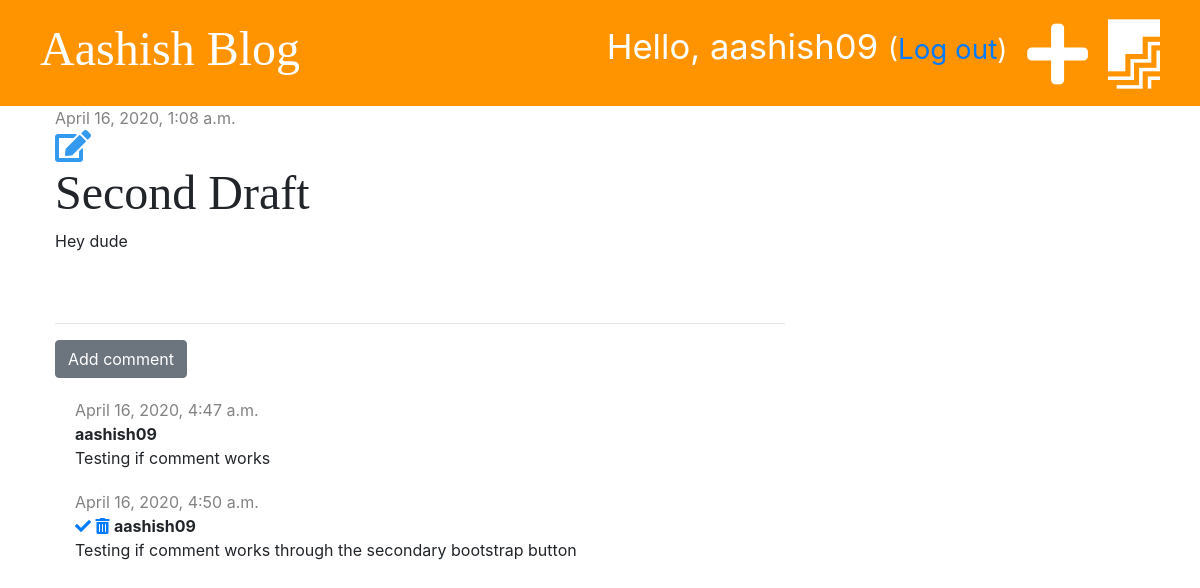
Page /post/7/ (signed in) on the committed database.
### blog/models.py (models this page shows, shortened)
class Post(models.Model):
    author = models.ForeignKey('auth.User', on_delete=models.CASCADE)
    title = models.CharField(max_length=200)
    text = models.TextField()
    created_date = models.DateTimeField(default=timezone.now)
    published_date = models.DateTimeField(blank=True, null=True)

class Comment(models.Model):
    post = models.ForeignKey('blog.Post', on_delete=models.CASCADE, related_name='comments')
    author = models.CharField(max_length=200)
    text = models.TextField()
    created_date = models.DateTimeField(default=timezone.now)
    approved = models.BooleanField(default=False)

### blog/views.py (the view)
# urls.py: path('post/<int:pk>/', views.post_detail, name='post_detail'),
def post_detail(request, pk):
    post = get_object_or_404(Post, pk=pk)
    stuff_for_frontend = {'post': post}
    return render(request, 'blog/post_detail.html', stuff_for_frontend)

### blog/templates/blog/post_detail.html (shortened to what this page needs)
{% extends 'blog/base.html' %}
{% block content %}
<div class="post">
    {% if post.published_date %}
    <div class="date">
        {{ post.published_date }}
    </div>
    {% else %}
    <a href="{% url 'post_publish' pk=post.pk %}" class="btn btn-primary">Publish</a>
    {% endif %}
    {% if user.is_authenticated %}
    <a href="{% url 'post_edit' pk=post.pk %}"><i class="fas fa-edit fa-2x" style="color: #339af0"></i></a>
    {% endif %}
    <h1>{{ post.title }}</h1>
    <p>{{ post.text|linebreaksbr }}</p>
</div>
<hr>
<a href="{% url 'add_comment_to_post' pk=post.pk %}" class="btn btn-secondary">Add comment</a>
{% for comment in post.comments.all %}
{% if user.is_authenticated or comment.approved %}
<div class="comment">
    <div class=date>
        {{ comment.created_date }}
    </div>
    {% if not comment.approved and user.is_superuser %}
    <a href="{% url 'comment_approve' pk=comment.pk %}"><i class="fas fa-check"></i></a>
    <a href="{% url 'comment_remove' pk=comment.pk %}"><i class="fas fa-trash-alt"></i></a>
    {% endif %}
    <strong>{{ comment.author }}</strong>
    <p>{{ comment.text }}</p>
</div>
{% endif %}
{% empty %}
<p>No comments yet...</p>
{% endfor %}
{% endblock %}

### blog/templates/blog/base.html (shortened to what this page needs)
{% load static %}
<!DOCTYPE html>
<html lang="en">
<head>
    <link rel="stylesheet" href="https://stackpath.bootstrapcdn.com/bootstrap/4.1.3/css/bootstrap.min.css">
    <link rel="stylesheet" href="{% static 'css/blog.css' %}">
    <link rel="stylesheet" href="https://use.fontawesome.com/releases/v5.2.0/css/all.css"
>
</head>
<body>
    <div class="page-header">
        {% if user.is_authenticated %}
        <a href="{% url 'post_draft_list' %}" class="top-menu"><i class="fab fa-firstdraft fa-2x"></i> </a>
        <a href="{% url 'post_new' %}" class="top-menu"><i class="fas fa-plus fa-2x"></i></a>
        <p class="top-menu">Hello, {{ user.username }} <small>(<a href="{% url 'logout' %}">Log out</a>)</small></p>
        {% else %}
        <a href="{% url 'login' %}" class="top-menu"><i class="fas fa-sign-in-alt fa-2x"></i></a>
        {% endif %}
        <h1><a href=" {% url "post_list" %}">Aashish Blog</a></h1>
    </div>
    <div class="content container">
        <div class="row">
            <div class="col-md-8">
                {% block content %}
                {% endblock %}
            </div>
        </div>
    </div>
</body>
</html>

### blog/static/css/blog.css (style rules this page uses)
.page-header { background-color: #ff9400; margin-top: 0; padding: 20px 20px 20px 40px; }
.page-header h1, .page-header h1 a { color: #ffffff; font-size: 36pt; text-decoration: none; }
.content { margin-left: 40px; }
h1, h2, h3, h4 { font-family: 'Tangerine', 'Inconsolata', 'Droid Sans', serif; font-size: 48px; }
.date { color: #828282; }
.post { margin-bottom: 70px; }
.top-menu, .top-menu:hover { color: #ffffff; float: right; font-size: 26pt; margin-right: 20px; }
.comment { margin: 20px 0px 20px 20px; }

### rows in the picture
Post: published_date "April 16, 2020, 1:08 a.m.", title "Second Draft", text "Hey dude"
Comment: created_date "April 16, 2020, 4:47 a.m.", author "aashish09", text "Testing if comment works"
Comment: created_date "April 16, 2020, 4:50 a.m.", approved False (drawn), author "aashish09", text "Testing if comment works through the secondary bootstrap button"

### other values in the picture
{{ user.username }} "aashish09"
